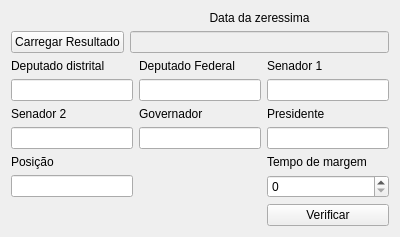
<?xml version="1.0" encoding="UTF-8"?>
<ui version="4.0">
 <class>MainWindow</class>
 <widget class="QMainWindow" name="MainWindow">
  <property name="geometry">
   <rect>
    <x>0</x>
    <y>0</y>
    <width>400</width>
    <height>232</height>
   </rect>
  </property>
  <property name="windowTitle">
   <string>MainWindow</string>
  </property>
  <widget class="QWidget" name="centralWidget">
   <layout class="QGridLayout" name="gridLayout">
    <item row="5" column="0" colspan="4">
     <layout class="QGridLayout" name="gridLayout_2">
      <item row="5" column="0">
       <widget class="QLabel" name="label_9">
        <property name="text">
         <string>Posição</string>
        </property>
       </widget>
      </item>
      <item row="7" column="2">
       <widget class="QPushButton" name="ui_pb_check">
        <property name="enabled">
         <bool>true</bool>
        </property>
        <property name="text">
         <string>Verificar</string>
        </property>
       </widget>
      </item>
      <item row="6" column="0">
       <widget class="QLineEdit" name="ui_le_pos"/>
      </item>
      <item row="6" column="2">
       <widget class="QSpinBox" name="ui_sp_time_margin"/>
      </item>
      <item row="3" column="2">
       <widget class="QLabel" name="label_2">
        <property name="text">
         <string>Presidente</string>
        </property>
       </widget>
      </item>
      <item row="1" column="1">
       <widget class="QLabel" name="label_6">
        <property name="text">
         <string>Deputado Federal</string>
        </property>
       </widget>
      </item>
      <item row="3" column="1">
       <widget class="QLabel" name="label_3">
        <property name="text">
         <string>Governador</string>
        </property>
       </widget>
      </item>
      <item row="2" column="0">
       <widget class="QLineEdit" name="ui_le_dep_dis"/>
      </item>
      <item row="5" column="2">
       <widget class="QLabel" name="label_8">
        <property name="text">
         <string>Tempo de margem</string>
        </property>
       </widget>
      </item>
      <item row="4" column="0">
       <widget class="QLineEdit" name="ui_le_senador2"/>
      </item>
      <item row="1" column="0">
       <widget class="QLabel" name="label_7">
        <property name="text">
         <string>Deputado distrital</string>
        </property>
       </widget>
      </item>
      <item row="3" column="0">
       <widget class="QLabel" name="label_5">
        <property name="text">
         <string>Senador 2</string>
        </property>
       </widget>
      </item>
      <item row="2" column="2">
       <widget class="QLineEdit" name="ui_le_senador1"/>
      </item>
      <item row="4" column="2">
       <widget class="QLineEdit" name="ui_le_presidente"/>
      </item>
      <item row="2" column="1">
       <widget class="QLineEdit" name="ui_le_dep_fed"/>
      </item>
      <item row="4" column="1">
       <widget class="QLineEdit" name="ui_le_governador"/>
      </item>
      <item row="1" column="2">
       <widget class="QLabel" name="label_4">
        <property name="text">
         <string>Senador 1</string>
        </property>
       </widget>
      </item>
     </layout>
    </item>
    <item row="2" column="0">
     <widget class="QPushButton" name="ui_pb_file">
      <property name="text">
       <string>Carregar Resultado</string>
      </property>
     </widget>
    </item>
    <item row="2" column="1" colspan="3">
     <widget class="QLineEdit" name="ui_le_zeressima">
      <property name="enabled">
       <bool>false</bool>
      </property>
      <property name="alignment">
       <set>Qt::AlignCenter</set>
      </property>
     </widget>
    </item>
    <item row="1" column="1" colspan="3">
     <widget class="QLabel" name="label">
      <property name="layoutDirection">
       <enum>Qt::LeftToRight</enum>
      </property>
      <property name="text">
       <string>Data da zeressima</string>
      </property>
      <property name="alignment">
       <set>Qt::AlignCenter</set>
      </property>
     </widget>
    </item>
   </layout>
  </widget>
 </widget>
 <layoutdefault spacing="6" margin="11"/>
 <tabstops>
  <tabstop>ui_pb_file</tabstop>
  <tabstop>ui_le_zeressima</tabstop>
  <tabstop>ui_le_dep_dis</tabstop>
  <tabstop>ui_le_dep_fed</tabstop>
  <tabstop>ui_le_senador1</tabstop>
  <tabstop>ui_le_senador2</tabstop>
  <tabstop>ui_le_governador</tabstop>
  <tabstop>ui_le_presidente</tabstop>
  <tabstop>ui_le_pos</tabstop>
  <tabstop>ui_sp_time_margin</tabstop>
  <tabstop>ui_pb_check</tabstop>
 </tabstops>
 <resources/>
 <connections/>
</ui>
